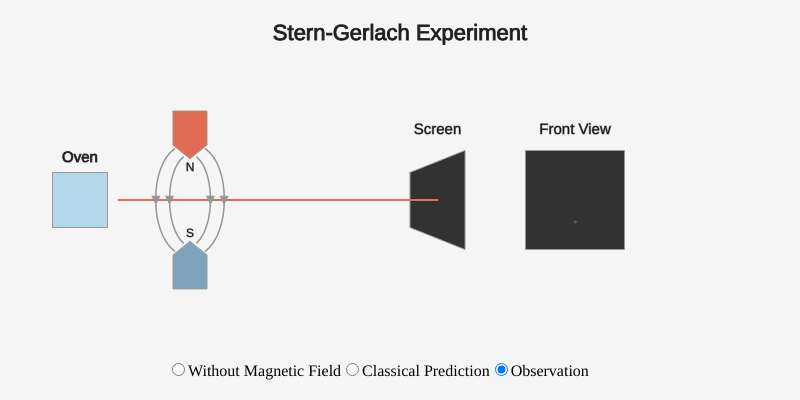
Frame 1 (no input)
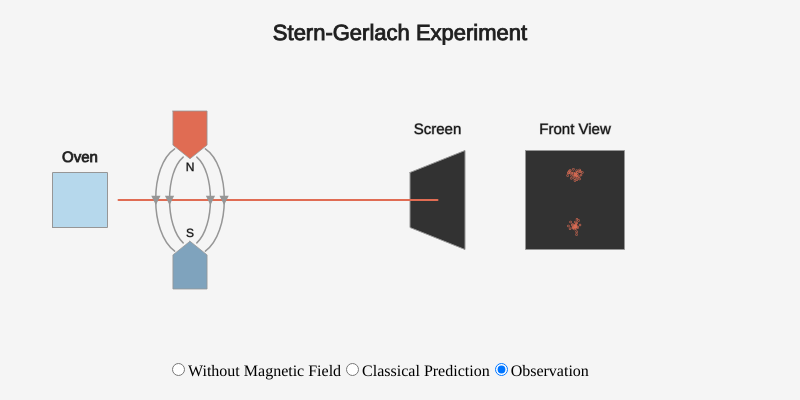
Frame 60 (no input)
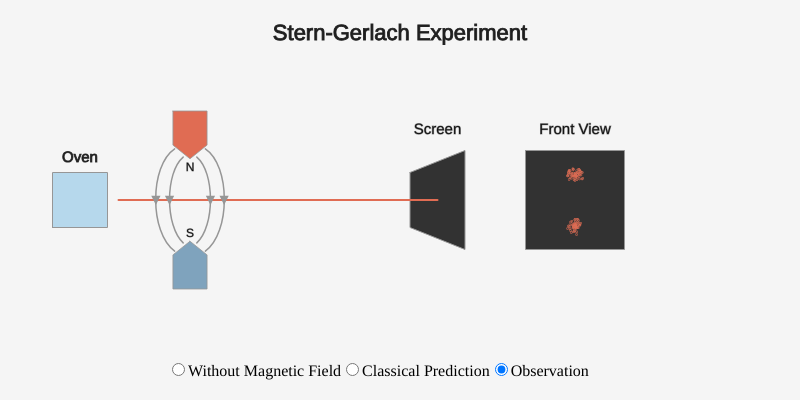
Frame 120 (the mouse pressed at the canvas centre since frame 60)

The p5.js sketch that drew these frames (run headless with seeded random() and noise() and a simulated clock; from frame 60 on, the mouse is pressed at the canvas centre):

// p5.js sketch
// ── sketch.js
// http-server -c-1

// Bibliografia: https://p5js.org/es/reference/
//               https://p5js.org/es/examples/

//Nota: A lo largo de este sketch es posible encontrar algunos snippets
//      tomados del la bibliografia mencionada.

let particulasSG;
let particulasSGClassic;
let particulaswMF;

let sg;
let sgWithout;
let sgClassic;

// Para escoger una de las tres opciones
let radio;
let fr=30;

function setup() {
  createCanvas(800, 400);
  frameRate(fr);

  // Opciones de visualizacion
  radio = createRadio();
  radio.option('1', 'Without Magnetic Field');
  radio.option('2', 'Classical Prediction');
  radio.option('3', 'Observation');
  radio.style('width', '460px');
  radio.selected('3');
  radio.position(167, 360);
  textAlign(CENTER);

  // Posicionamiento de los elementos de los sistemas
  let position = createVector(80,200); // coordenadas x, y del sistema completo (ordenado de izq-der, arri-abaj)
  let size = createVector(55,55);  // tamaño relativo de los elementos w, h
  
  // Para mostrar el arreglo completo, i.e.  horno, sistema magnetico, pantalla, vista frontal de la pantalla 
  sg        = new SGsystem(position, size, 'SG Observación');
  sgWithout = new SGsystemWithout(position, size, 'Sistem Withuot');
  sgClassic = new SGsystemClassic(position, size, "Classical Prediction");

  // Para que las particulas sean mostradas
  particulasSG        = new SGParticleSystem();
  particulasSGClassic = new SGCParticleSystem();
  particulaswMF       = new SGwMFParticleSystem();
}

function draw() {
  background(245);

  let val = radio.value(); 
  if (val==='1'){
    sgWithout.run();              // muestra el arreglo
    particulaswMF.addParticle(); // añade particular 
    particulaswMF.run();        // muestra las particulas y direcciona
  }
  if (val==='2'){
    sgClassic.run();
    particulasSGClassic.addParticle();
    particulasSGClassic.run();
  }
  if (val==='3'){
    sg.run();
    particulasSG.addParticle();
    particulasSG.run();
  }  
}

let SGsystem = function(position,size,texto){
  this.position = position.copy();
  this.size     = size.copy();
  this.texto    = texto;
};

SGsystem.prototype.run = function(){
  let horno    = new Oven(this.position, this.size);
  let mag      = new Mag_sistem(this.position,this.size);
  let pantalla = new Plate(this.position, this.size);
  let screen   = new Screen(this.position, this.size);
  let beam     = new AtomBeam(this.position, this.size);
  let title    = new Title(this.position, this.texto)

  title.display();
  horno.display();  
  pantalla.display();
  screen.display();
  beam.display(); 
  mag.display();
};

let SGsystemWithout = function(position,size,texto){
  this.position = position.copy();
  this.size     = size.copy();
  this.texto    = texto;
};

SGsystemWithout.prototype.run = function(){
  let horno    = new Oven(this.position, this.size);
  let pantalla = new Plate(this.position, this.size);
  let screen   = new Screen(this.position, this.size);
  let beam     = new AtomBeam(this.position, this.size);
  let title    = new Title(this.position, this.texto)

  title.display();
  horno.display();  
  pantalla.display();
  screen.display();
  beam.display();  
};

let SGsystemClassic = function(position,size,texto){
  this.position = position.copy();
  this.size     = size.copy();
  this.texto    = texto;
};

SGsystemClassic.prototype.run = function(){
  let horno    = new Oven(this.position, this.size);
  let mag      = new Mag_sistem(this.position,this.size);
  let pantalla = new Plate(this.position, this.size);
  let screen   = new Screen(this.position, this.size);
  let beam     = new AtomBeam(this.position, this.size);
  let title    = new Title(this.position, this.texto)

  title.display();
  horno.display();  
  pantalla.display();
  screen.display();
  beam.display(); 
  mag.display();
};

// Titulo de la simulacion
let Title = function(position, texto){
  this.position = position.copy();
  this.texto = texto;
};

Title.prototype.display = function(){ // funcion para mostrar el titulo
  fill(30);
  stroke(40);
  strokeWeight(0.9);
  textSize(22);
  text('Stern-Gerlach Experiment', width/2, height/10);
};

// Horno del sistema SG
let Oven = function(position,size){ 
  this.position = position.copy();
  this.size = size.copy();
};

Oven.prototype.display = function(){ // funcion para mostrar el horno
  fill(30);
  stroke(60);
  strokeWeight(0.9);
  textSize(15);
  text('Oven', this.position.x, this.position.y - 0.7*this.size.y);

  fill(182,216,236);
  stroke(150);
  strokeWeight(1);
    beginShape();
      vertex(this.position.x - 0.5*this.size.x, this.position.y + 0.5*this.size.y);
      vertex(this.position.x + 0.5*this.size.x, this.position.y + 0.5*this.size.y);
      vertex(this.position.x + 0.5*this.size.x, this.position.y - 0.5*this.size.y);
      vertex(this.position.x - 0.5*this.size.x, this.position.y - 0.5*this.size.y);
    endShape(CLOSE);
};

// campo magnetico del sistema
let Mag_sistem = function(position,size){
  this.position = position.copy();
  this.size = size.copy();
};

Mag_sistem.prototype.display = function(){ // muestra los polos magneticos y las lineas de campo
  let space = 2*this.size.x; 
  this.origen = this.position.add(space,0);
  let gap  = 1.5*this.size.y;
  let newW = 0.62*this.size.x;
  let newH = 0.62*this.size.y;

  fill(20);
  stroke(150);
  strokeWeight(0.8);
  textSize(12);
  text('N', this.origen.x, this.origen.y - 0.35*gap);

  fill(224, 108, 83);
  stroke(150);
  beginShape(); // Polo Norte
    vertex(this.origen.x - 0.5*newW, this.origen.y - 0.5*gap - 1.4*newH);
    vertex(this.origen.x + 0.5*newW, this.origen.y - 0.5*gap - 1.4*newH);
    vertex(this.origen.x + 0.5*newW, this.origen.y - 0.5*gap - 0.4*newH);
    vertex(this.origen.x, this.origen.y - 0.5*gap);
    vertex(this.origen.x - 0.5*newW, this.origen.y - 0.5*gap - 0.4*newH);
  endShape(CLOSE);

  fill(20);
  stroke(150);
  textSize(12);
  text('S', this.origen.x, this.origen.y + 0.45*gap);

  fill(127, 163, 189);
  stroke(150);
  beginShape(); // Polo Sur
    vertex(this.origen.x, this.origen.y + 0.5*gap);
    vertex(this.origen.x + 0.5*newW, this.origen.y + 0.5*gap + 0.4*newH);
    vertex(this.origen.x + 0.5*newW, this.origen.y + 0.5*gap + 1.4*newH);  
    vertex(this.origen.x - 0.5*newW, this.origen.y + 0.5*gap + 1.4*newH);  
    vertex(this.origen.x - 0.5*newW, this.origen.y + 0.5*gap + 0.4*newH);
  endShape(CLOSE);

  noFill(); // linea de campo
  stroke(150);
  strokeWeight(1.5);
  curve(this.origen.x + 4*newW, this.origen.y - 0.6*gap, this.origen.x - 0.45*newW, this.origen.y - 0.62*gap, this.origen.x - 0.45*newW, this.origen.y + 0.62*gap, this.origen.x + 4*newW, this.origen.y + 0.7*gap);

  noFill(); // linea de campo
  stroke(150);
  strokeWeight(1.5);
  curve(this.origen.x + 3*newW, this.origen.y - 0.6*gap, this.origen.x - 0.20*newW, this.origen.y - 0.52*gap, this.origen.x - 0.20*newW, this.origen.y + 0.52*gap, this.origen.x + 3*newW, this.origen.y + 0.7*gap);

  noFill(); // linea de campo
  stroke(150);
  strokeWeight(1.5);
  curve(this.origen.x - 4*newW, this.origen.y - 0.6*gap, this.origen.x + 0.45*newW, this.origen.y - 0.62*gap, this.origen.x + 0.45*newW, this.origen.y + 0.62*gap, this.origen.x - 4*newW, this.origen.y + 0.7*gap);

  noFill(); // linea de campo
  stroke(150);
  strokeWeight(1.5);
  curve(this.origen.x - 3*newW, this.origen.y - 0.6*gap, this.origen.x + 0.20*newW, this.origen.y - 0.52*gap, this.origen.x + 0.20*newW, this.origen.y + 0.52*gap, this.origen.x - 3*newW, this.origen.y + 0.7*gap);

  fill(150); // flechas del direccion de campo
  beginShape(); // Direccion lineas de campo 1
    vertex(this.origen.x - 1.1*newW, this.origen.y - 0.1*newH);
    vertex(this.origen.x - 0.9*newW, this.origen.y - 0.1*newH);
    vertex(this.origen.x - 1*newW, this.origen.y + 0.1*newH);    
  endShape(CLOSE);

  fill(150);
  beginShape(); // Direccion lineas de campo 2
    vertex(this.origen.x - 0.7*newW, this.origen.y - 0.1*newH);
    vertex(this.origen.x - 0.5*newW, this.origen.y - 0.1*newH);
    vertex(this.origen.x - 0.6*newW, this.origen.y + 0.1*newH);    
  endShape(CLOSE);

  fill(150);
  beginShape(); // Direccion lineas de campo 3
    vertex(this.origen.x + 1.1*newW, this.origen.y - 0.1*newH);
    vertex(this.origen.x + 0.9*newW, this.origen.y - 0.1*newH);
    vertex(this.origen.x + 1*newW, this.origen.y + 0.1*newH);    
  endShape(CLOSE);

  fill(150);
  beginShape(); // Direccion lineas de campo 4
    vertex(this.origen.x + 0.7*newW, this.origen.y - 0.1*newH);
    vertex(this.origen.x + 0.5*newW, this.origen.y - 0.1*newH);
    vertex(this.origen.x + 0.6*newW, this.origen.y + 0.1*newH);    
  endShape(CLOSE);
};

// Screen del sistema
let Plate = function(position,size){
  this.position = position.copy();
  this.size = size.copy();
};

Plate.prototype.display = function(){ // funcion para mostrar el screen
  let space = 6.5*this.size.x; 
  this.origen = this.position.add(space,0);

  fill(20);
  textSize(15);
  text('Screen', this.origen.x, this.origen.y - 1.2*this.size.y);

  fill(50);
  beginShape();
    vertex(this.origen.x - 0.5*this.size.x, this.origen.y - 0.5*this.size.y);
    vertex(this.origen.x + 0.5*this.size.x, this.origen.y - 0.9*this.size.y);
    vertex(this.origen.x + 0.5*this.size.x, this.origen.y + 0.9*this.size.y);
    vertex(this.origen.x - 0.5*this.size.x, this.origen.y + 0.5*this.size.y);
  endShape(CLOSE);  
};

// vista frontal del screen (pantalla)
let Screen = function(position,size){
  this.position = position.copy();
  this.size = size.copy();
};

Screen.prototype.display = function(){ // funcion para mostrar el screen en su vista frontal
  let space   = 9*this.size.x; 
  this.origen = this.position.add(space,0);
 
  fill(20);
  textSize(15);  
  text('Front View', this.origen.x, this.origen.y - 1.2*this.size.y);  
  
  fill(50);
  beginShape();
    vertex(this.origen.x - 0.9*this.size.x, this.origen.y - 0.9*this.size.y);
    vertex(this.origen.x + 0.9*this.size.x, this.origen.y - 0.9*this.size.y);
    vertex(this.origen.x + 0.9*this.size.x, this.origen.y + 0.9*this.size.y);
    vertex(this.origen.x - 0.9*this.size.x, this.origen.y + 0.9*this.size.y);
  endShape(CLOSE);  
};

// posible camino de los atomos
let AtomBeam = function(position,size){ 
  this.origen = position.copy();
  this.size = size.copy();
};

AtomBeam.prototype.display = function(){ // muetra la linea del posible camino de los atomos
  stroke(224, 108, 83);
  strokeWeight(2);
  line(this.origen.x + 0.7*this.size.x, this.origen.y, this.origen.x + 6.5*this.size.x, this.origen.y);
};

// creacion de particula
let SGParticle = function(){
  let v1 = createVector(2*width/3+42,height/3+42);
  let v2 = createVector(2*width/3+42,2*height/3-40);
  let vectors = [v1, v2];
  let vector = random(vectors)
  let r=random(-8, 8);
  let theta=random(-PI,PI);
  this.x= vector.x + r*cos(theta);
  this.y= vector.y + r*sin(theta);  
};

SGParticle.prototype.run = function(){
  this.display();
};

SGParticle.prototype.display = function(){ // configuracion posicion de la particula creada
  stroke(224, 108, 83);
  strokeWeight(2);
  fill(127);
  ellipse(this.x,this.y, 0.5, 0.5);
};

// sistema de particulas
let SGParticleSystem = function() {
  this.particles = [];
};

SGParticleSystem.prototype.addParticle = function() { // añade particulas al sistema de particulas
  this.particles.push(new SGParticle());//this.origin
};

SGParticleSystem.prototype.run = function() { // muestra cada particula 
  for (let i = this.particles.length-1; i >= 0; i--) {    
    let p = this.particles[i];
    p.run();
  }
};

let SGCParticle = function(){
  let v1 = createVector(2*width/3+42,height/3+95);
  let vector = v1
  let e = 0.99;
  let a = random(5,30);
  let theta=random(-PI,PI);
  let r = a*(1-e*e)/(1+e*sin(theta))
  this.x = vector.x + r*cos(theta);
  this.y = vector.y + r*sin(theta);  
};

SGCParticle.prototype.run = function(){
  this.display();
};

SGCParticle.prototype.display = function(){
  stroke(224, 108, 83);
  strokeWeight(2);
  fill(127);
  ellipse(this.x,this.y, 0.5, 0.5);
};

let SGCParticleSystem = function() {
  this.particles = [];
};

SGCParticleSystem.prototype.addParticle = function() {
  this.particles.push(new SGCParticle());//this.origin
};

SGCParticleSystem.prototype.run = function() {
  for (let i = this.particles.length-1; i >= 0; i--) {    
    let p = this.particles[i];
    p.run();
  }
};

let SGwMFParticle = function(){//position
  let v1 = createVector(2*width/3+42,height/3+65);
  let vector = v1
  let theta=random(-PI,PI);
  let r = random(-8, 8);
  this.x = vector.x + r*cos(theta);
  this.y = vector.y + r*sin(theta);  
};

SGwMFParticle.prototype.run = function(){
  this.display();
};

SGwMFParticle.prototype.display = function(){
  stroke(224, 108, 83);
  strokeWeight(2);
  fill(127);
  ellipse(this.x,this.y, 0.5, 0.5);
};

let SGwMFParticleSystem = function() {
  this.particles = [];
};

SGwMFParticleSystem.prototype.addParticle = function() {
  this.particles.push(new SGwMFParticle());//this.origin
};

SGwMFParticleSystem.prototype.run = function() {
  for (let i = this.particles.length-1; i >= 0; i--) {    
    let p = this.particles[i];
    p.run();
  }
};
